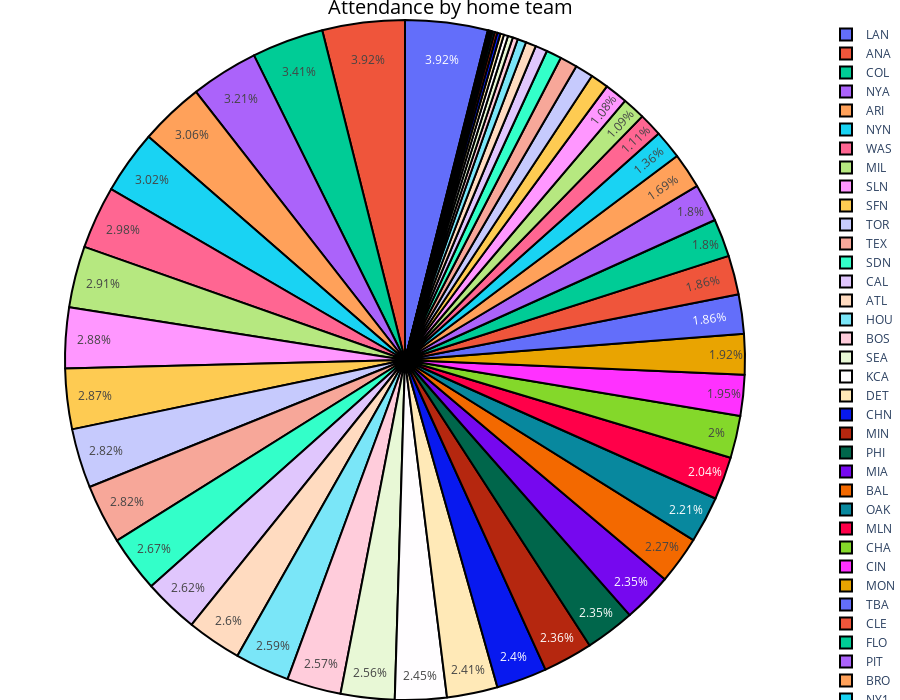

Notebook source saved alongside this figure:
### Markdown cell above
# 4

### Code cell
def make_pie(attendance):
    figure = go.Figure()
    figure.add_trace(
        go.Pie(
            labels=attendance.keys(), values=attendance,
        )
    )
    figure.update_traces(marker_line_color='rgb(0,0,0)', marker_line_width=2, textposition='inside')
    figure.update_layout(
        title=dict(
            font=dict(size=20, color='black'),
            x=0.5,
            y=1,
            text='Attendance by home team',
        ),
        xaxis_title=dict(text="Team", font=dict(size=16, color='black')),
        yaxis_title=dict(text="Attendance", font=dict(size=16, color='black')),
        height=700,
        margin=dict(l=0, r=0, t=20, b=0),
        uniformtext_minsize=12,
        uniformtext_mode='hide'
    )
    figure.update_xaxes(tickangle=315, gridwidth=2, gridcolor='ivory', tickfont_size=14)
    figure.update_yaxes(gridwidth=2, gridcolor='ivory', tickfont_size=14)
    figure.show()
    
def prepare_data_for_pie(games_data):
    min_attendance = games_data.sum() * 0.02
    print(min_attendance)
    prepared_data = pd.Series()
    for (index, value) in games_data.items():
        if value >= min_attendance:
            print(pd.Series([value], index=[index]))
            # prepared_data.add(pd.Series([value], index=[index]))
    print(prepared_data)
    return prepared_data

make_pie(mean_attendance_by_home_team)

### Figure 1 — Plotly figure (JSON) as saved in the notebook; plotly's stock layout.template omitted (floating-point values rounded to 4 significant figures)
{"data": [{"labels": ["ANA", "ARI", "ATL", "BAL", "BL1", "BOS", "BR1", "BR2", "BRO", "BS1", "BSN", "CAL", "CH1", "CHA", "CHN", "CIN", "CL1", "CLE", "COL", "DET", "FLO", "FW1", "HOU", "KC1", "KCA", "LAA", "LAN", "MIA", "MID", "MIL", "MIN", "MLN", "MON", "NY1", "NY2", "NYA", "NYN", "OAK", "PH1", "PHA", "PHI", "PIT", "RC1", "SDN", "SE1", "SEA", "SFN", "SLA", "SLN", "TBA", "TEX", "TOR", "TRO", "WAS", "WS1", "WS2", "WS3", "WS4"], "values": [37140.0, 29030.0, 24630.0, 21570.0, 1614.0, 24400.0, 500.0, 250.0, 16060.0, 2295.0, 10560.0, 24820.0, 5381.0, 19020.0, 22750.0, 18500.0, 1462.0, 17650.0, 32360.0, 22860.0, 17060.0, 587.5, 24570.0, 10320.0, 23280.0, 10270.0, 37180.0, 22280.0, 500.0, 27630.0, 22380.0, 19310.0, 18220.0, 12860.0, 2259.0, 30490.0, 28670.0, 20920.0, 3917.0, 6913.0, 22340.0, 17050.0, 1033.0, 25360.0, 8149.0, 24280.0, 27250.0, 4662.0, 27340.0, 17660.0, 26760.0, 26780.0, 1218.0, 28300.0, 7852.0, 8100.0, 1896.0, 225.0], "type": "pie", "marker": {"line": {"color": "rgb(0,0,0)", "width": 2}}, "textposition": "inside"}], "layout": {"title": {"font": {"size": 20, "color": "black"}, "x": 0.5, "y": 1, "text": "Attendance by home team"}, "xaxis": {"title": {"font": {"size": 16, "color": "black"}, "text": "Team"}, "tickfont": {"size": 14}, "tickangle": -45, "gridwidth": 2, "gridcolor": "ivory"}, "yaxis": {"title": {"font": {"size": 16, "color": "black"}, "text": "Attendance"}, "tickfont": {"size": 14}, "gridwidth": 2, "gridcolor": "ivory"}, "margin": {"l": 0, "r": 0, "t": 20, "b": 0}, "uniformtext": {"minsize": 12, "mode": "hide"}, "height": 700}}
